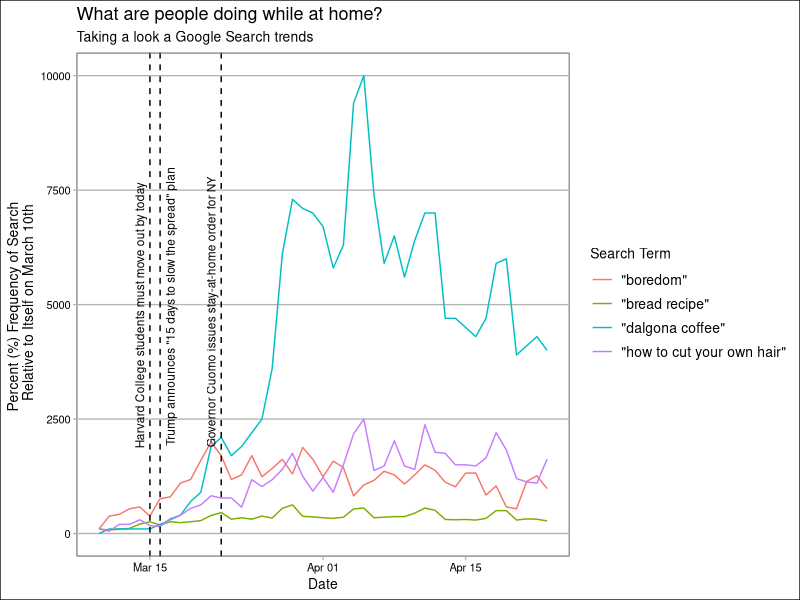

R code for this plot:
## ---- chunk 1
knitr::opts_chunk$set(echo = FALSE)
library(scales)
library(ggthemes)
library(lubridate)
library(tidyverse)
## ---- chunk 2
bread <- read_csv("data-sources/bread.csv",
         skip = 1,
         col_types = cols(
  Day = col_date(format = ""),
  `bread recipe: (United States)` = col_double()
)) %>%
  rename(bread = `bread recipe: (United States)`) %>%
  mutate(bread = bread / 16 * 100)
## ---- chunk 3
hair <- read_csv("data-sources/hair.csv",
         skip = 1,
         col_types = cols(
  Day = col_date(format = ""),
  `how to cut your own hair: (United States)` = col_double()
)) %>%
  rename(hair = `how to cut your own hair: (United States)`) %>%
  mutate(hair = hair / 4 * 100)
## ---- chunk 4
dalgona <- read_csv("data-sources/dalgona.csv",
         skip = 1,
         col_types = cols(
  Day = col_date(format = ""),
  `dalgona coffee: (United States)` = col_double()
)) %>%
  rename(dalgona = `dalgona coffee: (United States)`) %>%
  mutate(dalgona = dalgona * 100)

dalgona
## ---- chunk 5

boredom <- read_csv("data-sources/boredom.csv",
                    skip = 1,
                    col_types = cols(
  Day = col_date(format = ""),
  `boredom: (United States)` = col_double()
)) %>%
  rename(boredom = `boredom: (United States)`) %>%
  mutate(boredom = boredom / 5 * 100)
## ---- chunk 6

home_life <- boredom %>%
  left_join(dalgona, by = "Day") %>%
  left_join(hair, by = "Day") %>%
  left_join(bread, by = "Day") %>%
  tail(-44) %>%
  rename(date = Day) %>%
  pivot_longer(-date, names_to = "search", values_to = "frequency")

events <- tibble(time = c(ymd(20200314),
                              ymd(20200317),
                              ymd(20200321)),
                     text = c('Harvard College students must move out by today',
                              'Trump announces "15 days to slow the spread" plan',
                              'Governor Cuomo issues stay-at-home order for NY'))

search_terms <- home_life %>%
  ggplot() +
  geom_line(aes(x = date, y = frequency, color = search)) + 
  geom_vline(xintercept=as.numeric(home_life$date[c(24, 25, 49)]),
                linetype=2, colour="black") +
  theme_calc() +
  labs(title = "What are people doing while at home?",
       subtitle = "Taking a look a Google Search trends",
       y = "Percent (%) Frequency of Search \n\ Relative to Itself on March 10th",
       x = "Date") +
  scale_color_discrete(name = "Search Term", labels = c('"boredom"',
                                                        '"bread recipe"',
                                                        '"dalgona coffee"',
                                                        '"how to cut your own hair"')) +
  geom_text(data = events, mapping = aes(label = text, y = 700, x = time), 
            angle = 90,
            hjust = -0.20,
            size = 3)
